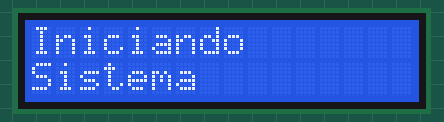
Simulated run of this sketch. Board: Arduino Uno, built with avr-gcc and run on an emulated ATmega328P. Parts: 16×2 character LCD.

Above: at 0.1 s.
At 3.1 s:
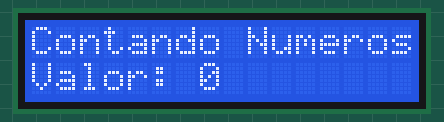
At 12.1 s:
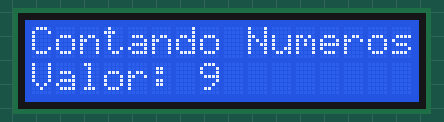
At 20.1 s:
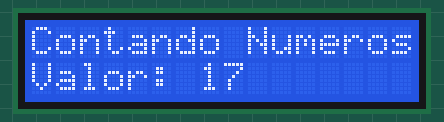
At 29.1 s:
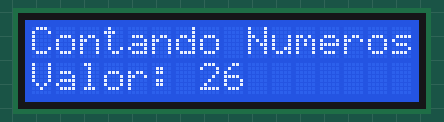
At 38.1 s:
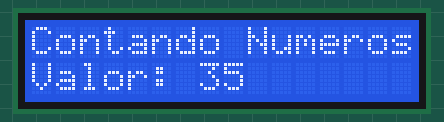

Measured:
- what the display in image 1 shows lasts 1.0 s, from 3.1 s to 4.1 s

The sketch:

powerful_robo1.ino
```cpp
// Liberia para LCD

#include <LiquidCrystal.h>

// Configuramos LCD (Pines Entre Arduino y LCD)

LiquidCrystal lcd(12, 11, 5, 4, 3, 2);
int contador = 0;
void setup()
{
// Inicializamos LCD
lcd.begin(16, 2);
//
lcd.print("Iniciando");
// Indicamos Linea en LCD
lcd.setCursor(0, 1);
lcd.print("Sistema");
delay(1000);
// Limpiamos LCD
lcd.clear();
delay(1000);
lcd.print("Iniciando");
lcd.setCursor(0, 1);
lcd.print("Sistema");
delay(1000);
lcd.clear();
lcd.print("Contando Numeros");
lcd.setCursor(0, 1);
lcd.print("Valor:");
}
void loop() {
lcd.setCursor(7, 1);
lcd.print(contador);
contador++;
delay(1000);
}
```
